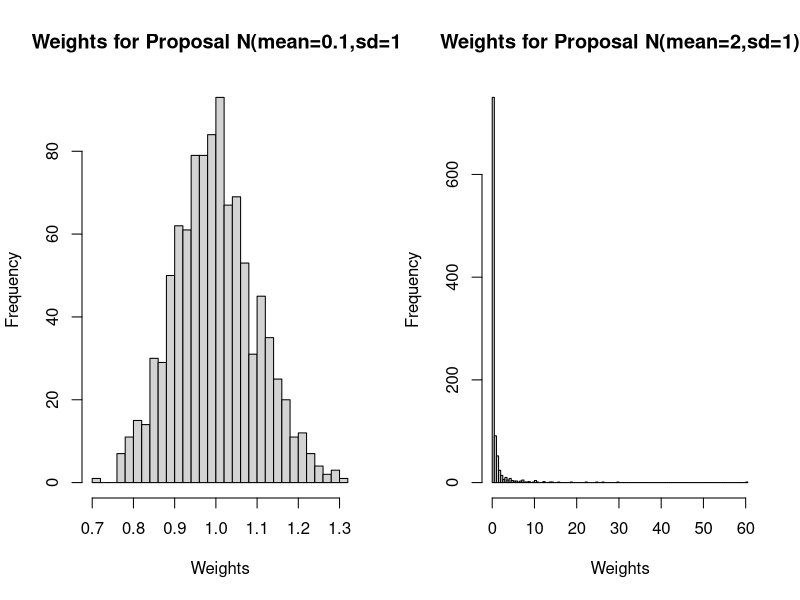

This figure's R source:
M <- 1000

# Target distribution: N(0, 1)
p = function(x){
  return(dnorm(x))
}

# Proposal distribution: N(mu, 1)
q = function(x, mu){
  return(dnorm(x, mean = mu, sd = 1))
}

set.seed(123)
par(mfrow=c(1,2))

# Proposal 1: N(0.1, 1)
x1 <- rnorm(n = M, mean = 0.1, sd = 1)
w1 <- p(x1) / q(x1, mu = 0.1)
#hist(w1, breaks = 10, main = "Weights for Proposal N(0.1,1)", xlab = "Weights")
hist(w1, 'fd', main = 'Weights for Proposal N(mean=0.1,sd=1)', xlab = 'Weights')


# Proposal 2: N(2, 1)
x2 <- rnorm(n = M, mean = 2, sd = 1)
w2 <- p(x2) / q(x2, mu = 2)
hist(w2, breaks = 100, main = 'Weights for Proposal N(mean=2,sd=1)', xlab = 'Weights')


